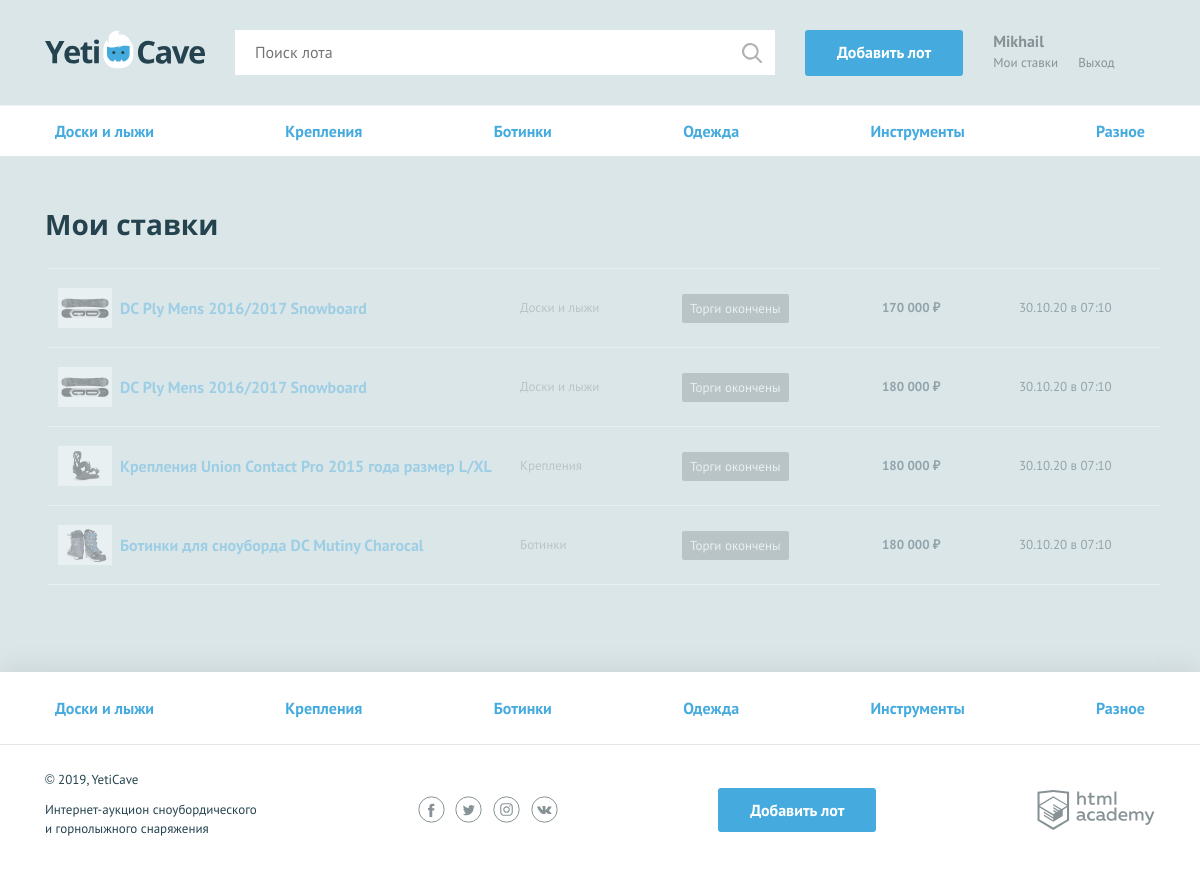
Screenshot of /my-bets.php (signed in) with the database file from the repository.
### tables this page shows
CREATE TABLE category (
	id INT UNSIGNED NOT NULL AUTO_INCREMENT PRIMARY KEY,
	name VARCHAR(100) NOT NULL,
	code VARCHAR(20) NOT NULL
);

CREATE TABLE rate (
  id INT UNSIGNED NOT NULL AUTO_INCREMENT PRIMARY KEY,
	date TIMESTAMP NOT NULL,
	cost INT UNSIGNED NOT NULL,
  user_id INT UNSIGNED NOT NULL,
  lot_id INT UNSIGNED NOT NULL
);

CREATE TABLE lot (
	id INT UNSIGNED NOT NULL AUTO_INCREMENT PRIMARY KEY,
  date_start DATETIME NOT NULL,
  title VARCHAR(700) NOT NULL,
  description TEXT NOT NULL,
  path VARCHAR(100) NOT NULL,
  cost INT UNSIGNED NOT NULL,
  date_finish DATETIME NOT NULL,
  rate_step INT UNSIGNED NOT NULL,   
  user_id INT UNSIGNED NOT NULL,
  winner_id INT UNSIGNED,
  category_id INT UNSIGNED NOT NULL
);

### helpers.php (called while the page is built, shortened)
<?php
function include_template($name, array $data = [])
{
    $name = 'templates/'.$name;
    extract($data);
    require $name;
    $result = ob_get_clean();
    return $result;
}

### functions.php (called while the page is built, shortened)
<?php
function get_dt_range(string $date)
{
    $future_time = strtotime($date);
    $now_time = time();
    $result_time_hour = floor(($future_time - $now_time) / 3600);
    $result_time_min = floor((($future_time - $now_time) % 3600) / 60);
    $result_time_sec = floor((($future_time - $now_time) % 3600) % 60);
    $result_time_min = str_pad($result_time_min, 2, '0', STR_PAD_LEFT);
    $result_time_hour = str_pad($result_time_hour, 2, '0', STR_PAD_LEFT);
    $result_time_sec = str_pad($result_time_sec, 2, '0', STR_PAD_LEFT);
    return [$result_time_hour, $result_time_min, $result_time_sec];
}
function get_sum(float $cost)
{
    $cost = ceil($cost);
    if ($cost >= 1000) {
        $cost = number_format($cost, 0, ',', ' ');
    }
    return $cost.' ₽';
}
function get_categories($connect)
{
    $sql_categories = 'SELECT id, name, code FROM category';
    $result_categories = mysqli_query($connect, $sql_categories);
    $categories = mysqli_fetch_all($result_categories, MYSQLI_ASSOC);
    return $categories;
}
function get_rates_lots_user($link, string $user_id)
{
    $sql_rate = 'SELECT rate.user_id AS user_id, rate.lot_id AS lot_id, rate.cost AS rate_cost, rate.date AS rate_date, lot.path AS img_path, lot.title AS lot_name, lot.category_id AS category_id, lot.date_finish AS lot_date_finish, category.name AS category_name, lot.winner_id AS winner_id, user.contact AS contact
    FROM rate
      JOIN lot ON lot.id = rate.lot_id
      JOIN user ON user.id = rate.user_id
      JOIN category ON category.id = lot.category_id
      WHERE rate.user_id = ?
      ORDER BY rate.date DESC';
    $stmt = mysqli_prepare($link, $sql_rate);
    mysqli_stmt_bind_param($stmt, 'i', $user_id);
    mysqli_stmt_execute($stmt);
    $result_rate = mysqli_stmt_get_result($stmt);
    $fetch_rate = mysqli_fetch_all($result_rate, MYSQLI_ASSOC);
    return $fetch_rate;
}
function get_time_rate(string $rate_time)
{
    $time_public = '';
    $now_time = time();
    $past_time = strtotime($rate_time);
    $result_time_hour = floor(($now_time - $past_time) / 3600);
    $result_time_min = floor((($now_time - $past_time) % 3600) / 60);
    $result_time_sec = floor((($now_time - $past_time) % 3600) % 60);
    $result_all_second = $now_time - $past_time;
    if ($result_time_hour == 0 && $result_time_min == 0 && $result_time_sec < 60) {
        $time_public = 'только что';
    } elseif ($result_time_hour == 0 && $result_time_min < 60 && $result_time_min >= 1) {
        $time_public = $result_time_min.get_noun_plural_form($result_time_min, ' минуту', ' минуты', ' минут', ' минута').' назад';
    } elseif ($result_time_hour >= 1 && $result_all_second < 7200) {
        $time_public = 'Час назад';
    } elseif ($result_all_second >= 7200) {
        $time_public = date('d.m.y', $past_time).' в '.date('H:i', $past_time);
    }
    return $time_public;
}

### templates/myrates.php (the view, shortened to what this page needs)
<main>
    <nav class="nav">
      <ul class="nav__list container">
        <?php foreach ($categories as $category): ?>
          <li class="nav__item">
            <a href="all-lots.php?category_id=<?= $category['id']; ?>"><?= htmlspecialchars($category['name']); ?></a>
          </li>
        <?php endforeach; ?>
      </ul>
    </nav>
    <section class="rates container">
      <h2>Мои ставки</h2>
      <table class="rates__list">
        <?php foreach ($rates as $value): ?>
          <tr class="rates__item <?php [$hours, $minutes, $second] = get_dt_range($value['lot_date_finish']); if ((int) $value['winner_id'] === (int) $user_id) {
    echo 'rates__item--win';
} elseif ((int) $hours <= 0 && (int) $minutes <= 0 && (int) $second <= 0) {
    echo 'rates__item--end';
}?>">
            <td class="rates__info">
              <div class="rates__img">
                <img src="<?= htmlspecialchars($value['img_path']); ?>" width="54" height="40" alt="Сноуборд">
              </div>
              <div>
                <h3 class="rates__title"><a href="lot.php?id=<?= (int) $value['lot_id']; ?>"><?= htmlspecialchars($value['lot_name']); ?></a></h3>
              </div>
            </td>
            <td class="rates__category">
              <?= htmlspecialchars($value['category_name']); ?>
            </td>
            <td class="rates__timer">
                <?php if ((int) $value['winner_id'] === (int) $user_id): ?>
                  <div class="timer timer--win">Ставка выиграла</div>
                <?php elseif ((int) $hours <= 0 && (int) $minutes <= 0 && (int) $second <= 0): ?>
                  <div class="timer timer--end">Торги окончены</div>
                <?php endif; ?>
              </div>
            </td>
            <td class="rates__price">
              <?= htmlspecialchars(get_sum($value['rate_cost'])); ?>
            </td>
            <td class="rates__time">
              <?= get_time_rate(htmlspecialchars($value['rate_date'])); ?>
            </td>
          </tr>
        <?php endforeach; ?>

### templates/layout.php (shortened to what this page needs)
<!DOCTYPE html>
<html lang="ru">
<head>
    <link href="../css/normalize.min.css" rel="stylesheet">
    <link href="../css/style.css" rel="stylesheet">
    <link href="../css/flatpickr.min.css" rel="stylesheet">
</head>
<body>
<div class="page-wrapper">
  <header class="main-header">
      <div class="main-header__container container">
          <a class="main-header__logo" href="index.php">
              <img src="../img/logo.svg" width="160" height="39" alt="Логотип компании YetiCave">
          </a>
          <form class="main-header__search" method="get" action="search.php" autocomplete="off">
              <input type="search" name="search" placeholder="Поиск лота" value="<?= htmlspecialchars($search ?? ''); ?>">
              <input class="main-header__search-btn" type="submit" name="find" value="Найти">
          </form>
          <a class="main-header__add-lot button" href="add.php">Добавить лот</a>
          <nav class="user-menu">
              <?php if ($is_auth): ?>
                  <div class="user-menu__logged">
                      <p><?= $user_name; ?></p>
                      <a class="user-menu__bets" href="my-bets.php">Мои ставки</a>
                      <a class="user-menu__logout" href="logout.php">Выход</a>
                  </div>
              <?php endif; ?>
          </nav>
      </div>
  </header>
  <?= $content; ?>
<footer class="main-footer">
    <nav class="nav">
        <ul class="nav__list container">
            <?php foreach ($categories as $category): ?>
            <li class="nav__item <?php if ((int) $category['id'] === (int) $_GET['category_id']) {
    echo 'nav__item--current';
} ?>">
                <a href="all-lots.php?category_id=<?= (int) $category['id']; ?>"><?= htmlspecialchars($category['name']); ?></a>
            </li>
            <?php endforeach; ?>
        </ul>
    </nav>
    <div class="main-footer__bottom container">
        <div class="main-footer__copyright">
            <p>© 2019, YetiCave</p>
            <p>Интернет-аукцион сноубордического и горнолыжного снаряжения</p>
        </div>
        <div class="main-footer__social social">
            <a class="social__link social__link--facebook" href="#">
            </a>
            <a class="social__link social__link--twitter" href="#">
            </a>
            <a class="social__link social__link--instagram" href="#">
            </a>
            <a class="social__link social__link--vkontakte" href="#">
            </a>
        </div>
        <a class="main-footer__add-lot button" href="add.php">Добавить лот</a>
        <div class="main-footer__developed-by">
            <a class="logo-academy" href="https://htmlacademy.ru/intensive/php">
            </a>
        </div>
    </div>
</footer>
</body>
</html>

### rows the page displays
category: name "Доски и лыжи"
category: name "Крепления"
category: name "Ботинки"
category: name "Одежда"
category: name "Инструменты"
category: name "Разное"
rate: lot.path (picture), lot.title "DC Ply Mens 2016/2017 Snowboard", category.name "Доски и лыжи", cost "170 000 ₽", date "30.10.20 в 07:10"
rate: lot.path (picture), lot.title "DC Ply Mens 2016/2017 Snowboard", category.name "Доски и лыжи", cost "180 000 ₽", date "30.10.20 в 07:10"
rate: lot.path (picture), lot.title "Крепления Union Contact Pro 2015 года размер L/XL", category.name "Крепления", cost "180 000 ₽", date "30.10.20 в 07:10"
rate: lot.path (picture), lot.title "Ботинки для сноуборда DC Mutiny Charocal", category.name "Ботинки", cost "180 000 ₽", date "30.10.20 в 07:10"

### other values shown
$user_name "Mikhail"
